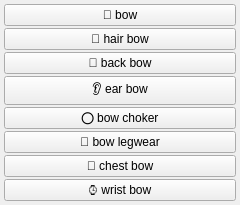
<?xml version="1.0" encoding="UTF-8"?>
<ui version="4.0">
 <class>clothes_bow_menu</class>
 <widget class="QWidget" name="clothes_bow_menu">
  <property name="geometry">
   <rect><x>0</x><y>0</y><width>240</width><height>60</height></rect>
  </property>
  <layout class="QGridLayout" name="grid">
   <property name="leftMargin"><number>4</number></property>
   <property name="topMargin"><number>4</number></property>
   <property name="rightMargin"><number>4</number></property>
   <property name="bottomMargin"><number>4</number></property>
   <property name="horizontalSpacing"><number>2</number></property>
   <property name="verticalSpacing"><number>2</number></property>
   <item row="0" column="0">
    <widget class="QPushButton" name="chk_bow">
     <property name="checkable"><bool>true</bool></property>
     <property name="text"><string>🎀 bow</string></property>
     <property name="tags" stdset="0"><string>bow</string></property>
     <property name="group" stdset="0"><string>bow</string></property>
    </widget>
   </item>
   <item row="1" column="0">
    <widget class="QPushButton" name="chk_hair_bow">
     <property name="checkable"><bool>true</bool></property>
     <property name="text"><string>🎀 hair bow</string></property>
     <property name="tags" stdset="0"><string>hair bow</string></property>
     <property name="group" stdset="0"><string>bow</string></property>
    </widget>
   </item>
   <item row="2" column="0">
    <widget class="QPushButton" name="chk_back_bow">
     <property name="checkable"><bool>true</bool></property>
     <property name="text"><string>🎀 back bow</string></property>
     <property name="tags" stdset="0"><string>back bow</string></property>
     <property name="group" stdset="0"><string>bow</string></property>
    </widget>
   </item>
   <item row="3" column="0">
    <widget class="QPushButton" name="chk_ear_bow">
     <property name="checkable"><bool>true</bool></property>
     <property name="text"><string>👂 ear bow</string></property>
     <property name="tags" stdset="0"><string>ear bow</string></property>
     <property name="group" stdset="0"><string>bow</string></property>
    </widget>
   </item>
   <item row="4" column="0">
    <widget class="QPushButton" name="chk_bow_choker">
     <property name="checkable"><bool>true</bool></property>
     <property name="text"><string>⭕ bow choker</string></property>
     <property name="tags" stdset="0"><string>bow choker</string></property>
     <property name="group" stdset="0"><string>bow</string></property>
    </widget>
   </item>
   <item row="5" column="0">
    <widget class="QPushButton" name="chk_bow_legwear">
     <property name="checkable"><bool>true</bool></property>
     <property name="text"><string>🧦 bow legwear</string></property>
     <property name="tags" stdset="0"><string>bow legwear</string></property>
     <property name="group" stdset="0"><string>bow</string></property>
    </widget>
   </item>
   <item row="6" column="0">
    <widget class="QPushButton" name="chk_chest_bow">
     <property name="checkable"><bool>true</bool></property>
     <property name="text"><string>💖 chest bow</string></property>
     <property name="tags" stdset="0"><string>chest bow</string></property>
     <property name="group" stdset="0"><string>bow</string></property>
    </widget>
   </item>
   <item row="7" column="0">
    <widget class="QPushButton" name="chk_wrist_bow">
     <property name="checkable"><bool>true</bool></property>
     <property name="text"><string>⌚ wrist bow</string></property>
     <property name="tags" stdset="0"><string>wrist bow</string></property>
     <property name="group" stdset="0"><string>bow</string></property>
    </widget>
   </item>
  </layout>
 </widget>
 <resources/>
 <connections/>
</ui>
